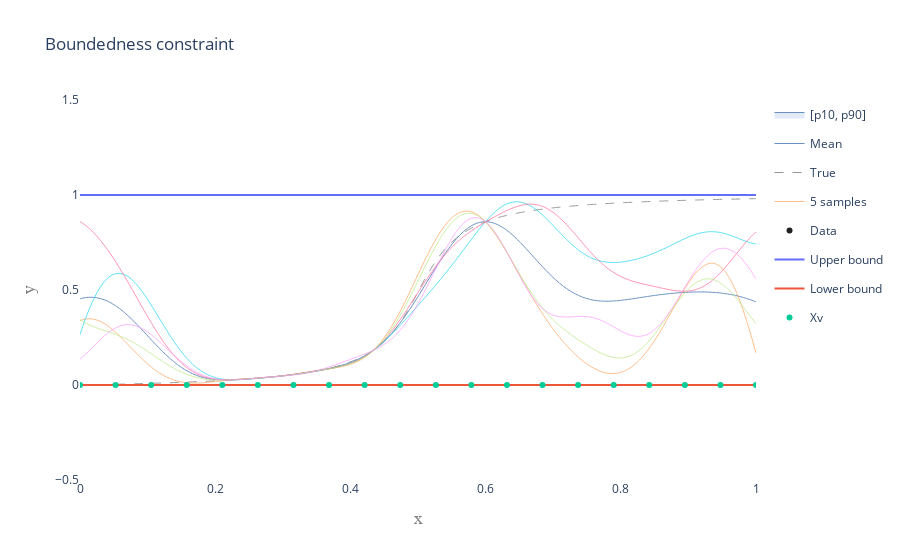

Notebook code for this chart:
### Code cell
# Plot model with boundedness constraint
mean, var, perc, mode, samples, times = model.calc_posterior_constrained(x_test.reshape(-1, 1), compute_mode = False, num_samples = 10000, save_samples = 5, algorithm = 'minimax_tilting', resample = False)

mean = np.array(mean).flatten()
p_lower = perc[0]
median = perc[1]
p_upper = perc[2]
p_label = '[p{}, p{}]'.format(10, 90)
samplepaths_Z = np.array(samples)

# Get GP figure
fig_bounded = PlotGP2d(x_mean = x_test,
                        mean = mean,
                        x_obs = model.X_training,
                        y_obs = model.Y_training, 
                        samplepaths =  samplepaths_Z,
                        x_true = x_test,
                        y_true = y_true,
                        p_lower = p_lower,
                        p_upper = p_upper,
                        p_label = p_label,
                        title = 'Boundedness constraint',
                        xrange = [0, 1],
                        yrange = [-0.5, 1.5],
                        smoothing = True)

# Add traces for bounds and virtual observation locations
trace_UB = go.Scatter(x = x_test, y = model.constr_bounded.UB(x_test), name = 'Upper bound')
trace_LB = go.Scatter(x = x_test, y = model.constr_bounded.LB(x_test), name = 'Lower bound')
trace_XV_bounded = go.Scatter(x = model.constr_bounded.Xv.flatten(), y = np.zeros(model.constr_bounded.Xv.shape[0]), mode = 'markers', name = 'Xv')
fig_bounded = add_traces_to_fig(fig_bounded, [trace_UB, trace_LB, trace_XV_bounded])

pltlyoff.iplot(fig_bounded, filename='')

### Figure 1 — Plotly figure (JSON) as saved in the notebook; plotly's stock layout.template omitted (floating-point values rounded to 4 significant figures; data arrays with more than 128 entries replaced by an {"elided": "..."} marker saying what was removed)
{"data": [{"legendgroup": "conf", "line": {"color": "rgb(105, 144, 193)", "shape": "spline", "width": 1}, "mode": "lines", "showlegend": false, "type": "scatter", "x": {"elided": "500 float values"}, "y": {"elided": "1x500 float values"}}, {"fill": "tonexty", "fillcolor": "rgba(213, 226, 241, 0.7)", "legendgroup": "conf", "line": {"color": "rgb(105, 144, 193)", "shape": "spline", "width": 1}, "mode": "lines", "name": "[p10, p90]", "type": "scatter", "x": {"elided": "500 float values"}, "y": {"elided": "1x500 float values"}}, {"line": {"color": "rgb(105, 144, 193)", "shape": "spline", "width": 1}, "mode": "lines", "name": "Mean", "type": "scatter", "x": {"elided": "500 float values"}, "y": {"elided": "500 float values"}}, {"line": {"color": "rgb(150, 150, 150)", "dash": "dash", "shape": "spline", "width": 1}, "mode": "lines", "name": "True", "type": "scatter", "x": {"elided": "500 float values"}, "y": {"elided": "500 float values"}}, {"legendgroup": "samples", "line": {"shape": "spline", "width": 0.7}, "mode": "lines", "name": "5 samples", "type": "scatter", "x": {"elided": "500 float values"}, "y": {"elided": "500 float values"}}, {"legendgroup": "samples", "line": {"shape": "spline", "width": 0.7}, "mode": "lines", "name": "5 samples", "showlegend": false, "type": "scatter", "x": {"elided": "500 float values"}, "y": {"elided": "500 float values"}}, {"legendgroup": "samples", "line": {"shape": "spline", "width": 0.7}, "mode": "lines", "name": "5 samples", "showlegend": false, "type": "scatter", "x": {"elided": "500 float values"}, "y": {"elided": "500 float values"}}, {"legendgroup": "samples", "line": {"shape": "spline", "width": 0.7}, "mode": "lines", "name": "5 samples", "showlegend": false, "type": "scatter", "x": {"elided": "500 float values"}, "y": {"elided": "500 float values"}}, {"legendgroup": "samples", "line": {"shape": "spline", "width": 0.7}, "mode": "lines", "name": "5 samples", "showlegend": false, "type": "scatter", "x": {"elided": "500 float values"}, "y": {"elided": "500 float values"}}, {"marker": {"color": "rgb(33, 33, 33)", "size": 6, "symbol": "circle"}, "mode": "markers", "name": "Data", "type": "scatter", "x": [[0.6], [0.4333], [0.35], [0.3], [0.2667], [0.2429], [0.225]], "y": [0.8594, 0.1813, 0.07403, 0.04844, 0.03714, 0.03079, 0.02673]}, {"name": "Upper bound", "type": "scatter", "x": {"elided": "500 float values"}, "y": {"elided": "500 int values"}}, {"name": "Lower bound", "type": "scatter", "x": {"elided": "500 float values"}, "y": {"elided": "500 int values"}}, {"mode": "markers", "name": "Xv", "type": "scatter", "x": [0, 0.05263, 0.1053, 0.1579, 0.2105, 0.2632, 0.3158, 0.3684, 0.4211, 0.4737, 0.5263, 0.5789, 0.6316, 0.6842, 0.7368, 0.7895, 0.8421, 0.8947, 0.9474, 1], "y": [0, 0, 0, 0, 0, 0, 0, 0, 0, 0, 0, 0, 0, 0, 0, 0, 0, 0, 0, 0]}], "layout": {"paper_bgcolor": "rgba(0,0,0,0)", "plot_bgcolor": "rgba(0,0,0,0)", "title": {"text": "Boundedness constraint"}, "xaxis": {"range": [0, 1], "title": {"font": {"color": "#7f7f7f", "family": "Courier New, monospace", "size": 18}, "text": "x"}}, "yaxis": {"range": [-0.5, 1.5], "title": {"font": {"color": "#7f7f7f", "family": "Courier New, monospace", "size": 18}, "text": "y"}}}}
